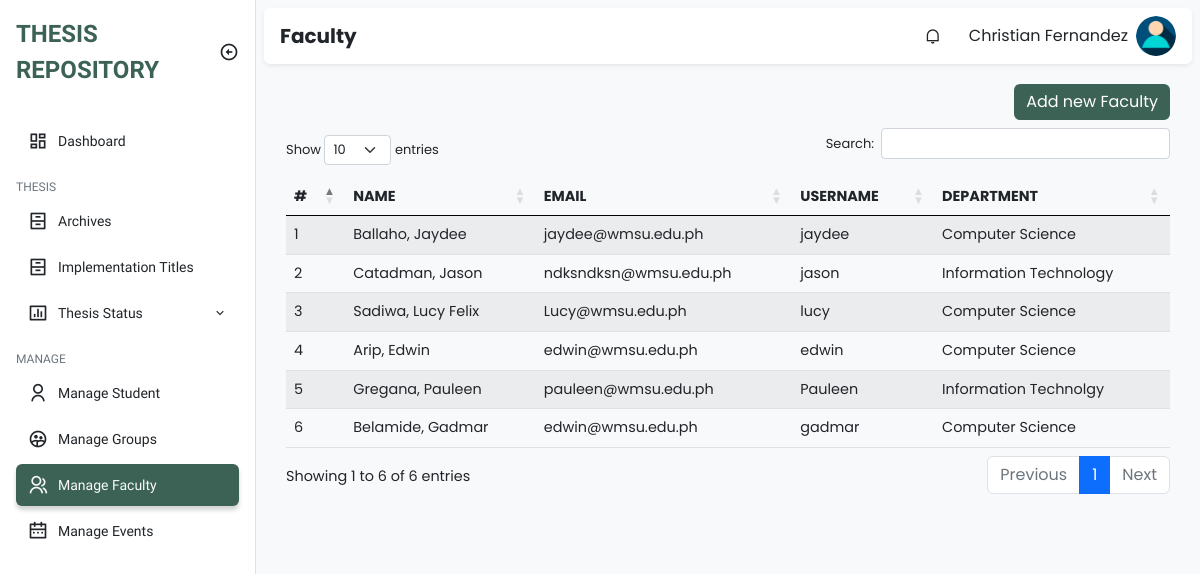
Screenshot of /admin/manage_faculty.php (signed in) with the database file from the repository.
### tables this page shows
CREATE TABLE `faculty` (
  `id` int(11) NOT NULL,
  `firstname` varchar(255) NOT NULL,
  `middle_name` varchar(100) NOT NULL,
  `lastname` varchar(255) NOT NULL,
  `email` varchar(100) NOT NULL,
  `username` varchar(255) NOT NULL,
  `password` varchar(100) NOT NULL,
  `department` varchar(100) NOT NULL,
  `type` varchar(100) NOT NULL,
  `created_at` timestamp NOT NULL DEFAULT current_timestamp(),
  `updated_at` timestamp NOT NULL DEFAULT current_timestamp() ON UPDATE current_timestamp()
);

### class/faculty.class.php (called while the page is built, shortened)
<?php
class Faculty{
    protected $db;
    function __construct()
    {
        $this->db = new Database();
    }
    function show(){
        $sql = "SELECT * FROM faculty ORDER BY CONCAT('lastname',', ','firstname') ASC;";
        $query=$this->db->connect()->prepare($sql);
        if($query->execute()){
            $data = $query->fetchAll();
        }
        return $data;
    }
}
?>

### class/database.sample.php (called while the page is built)
<?php
class Database{
    private $host = 'localhost';
    private $username = 'root';
    private $password = '';
    private $database = 'tams';
    protected $connection;
    function connect(){
        try
			{
				$this->connection = new PDO("mysql:host=$this->host;dbname=$this->database",
											$this->username, $this->password);
			}
			catch (PDOException $e)
			{
				echo "Connection error " . $e->getMessage();
			}
        return $this->connection;
    }
}
?>

### admin/manage_faculty.php (the view, shortened to what this page needs)
<?php
require_once '../class/faculty.class.php';
?>
<!DOCTYPE html>
<html lang="en">
  <head>
    <link
      href="https://cdn.jsdelivr.net/npm/remixicon@2.5.0/fonts/remixicon.css"
      rel="stylesheet"
    />
    <link rel="stylesheet" href="https://cdn.datatables.net/1.13.1/css/dataTables.bootstrap5.min.css">
    <link rel="stylesheet" href="https://cdn.datatables.net/responsive/2.4.0/css/responsive.bootstrap.min.css">
    <link rel="stylesheet" href="../assets/css/bootstrap.min.css" />
    <link rel="stylesheet" href="../assets/css/style.css" />
    <link rel="stylesheet" href="https://cdn.jsdelivr.net/npm/sweetalert2@11.1.0/dist/sweetalert2.min.css">
  </head>
  <body>
    <div class="sidebar position-fixed top-0 bottom-0 bg-white border-end">
      <div class="d-flex align-items-center p-3">
        <a
          href="#"
          class="sidebar-logo text-uppercase fw-bold text-decoration-none text-indigo fs-4"
          >Thesis Repository</a
        >
        <i
          class="sidebar-toggle ri-arrow-left-circle-line ms-auto fs-5 d-none d-md-block"
        ></i>
      </div>
      <ul class="sidebar-menu p-3 m-0 mb-0">
        <li class="sidebar-menu-item">
          <a href="dashboard.php">
            <i class="ri-dashboard-line sidebar-menu-item-icon"></i>
            Dashboard
          </a>
        </li>
        <li class="sidebar-menu-divider mt-3 mb-1 text-uppercase">Thesis</li>
        <li class="sidebar-menu-item">
          <a href="archives.php">
            <i class="ri-archive-drawer-line sidebar-menu-item-icon"></i>
            Archives
          </a>
        </li>
        <li class="sidebar-menu-item ">
          <a href="implementation_titles.php">
            <i class="ri-archive-drawer-line sidebar-menu-item-icon"></i>
            Implementation Titles
          </a>
        </li>
        <li class="sidebar-menu-item has-dropdown">
            <a href="thesis_status.php">
                <i class="ri-bar-chart-box-line sidebar-menu-item-icon"></i>
                Thesis Status
                <i class="ri-arrow-down-s-line sidebar-menu-item-accordion ms-auto"></i>
            </a>
        </li>
        <li class="sidebar-menu-divider mt-3 mb-1 text-uppercase">Manage</li>
        <li class="sidebar-menu-item">
          <a href="manage_students.php">
            <i class="ri-user-line sidebar-menu-item-icon"></i>
            Manage Student
          </a>
        </li>
        <li class="sidebar-menu-item">
          <a href="manage_groups.php">
            <i class="ri-group-2-line sidebar-menu-item-icon"></i>
            Manage Groups
          </a>
        </li>
        <li class="sidebar-menu-item active">
          <a href="manage_faculty.php">
            <i class="ri-group-line sidebar-menu-item-icon"></i>
            Manage Faculty
          </a>
        </li>
        <li class="sidebar-menu-item">
          <a href="manage_schedules.php">
            <i class="ri-calendar-2-line sidebar-menu-item-icon"></i>
            Manage Events
          </a>
        </li>
      </ul>
    </div>
    <main class="bg-light">
      <div class="p-2">
        <nav class="px-3 py-2 bg-white rounded shadow-sm">
          <h5 class="fw-bold mb-0 me-auto">Faculty</h5>
          <div class="dropdown me-3 d-none d-sm-block">
            <div
              class="cursor-pointer dropdown-toggle navbar-link"
              data-bs-toggle="dropdown"
              aria-expanded="false"
            >
              <i class="ri-notification-line"></i>
            </div>
          </div>
          <div class="dropdown">
            <div
              class="d-flex align-items-center cursor-pointer dropdown-toggle"
              data-bs-toggle="dropdown"
              aria-expanded="false"
            >
              <span class="me-2 d-none d-sm-block"><?php echo $_SESSION['fullname'] ?></span>
              <img
                class="navbar-profile-image"
                src="../img/u-icon.png" alt="Image"
              />
            </div>
          </div>
        </nav>
        <div class="py-4">
          <div class="container">
            <div class="head-cont d-flex justify-content-end pb-2">
              <a class="btn btn-primary add-button" href="add_faculty.php">Add new Faculty</a>
            </div>
                    <table id="example" class="table table-striped" style="width:100%">
                        <thead>
                            <tr>
                                <th>#</th>
                                <th>Name</th>
                                <th>Email</th>
                                <th>Username</th>
                                <th>Department</th>
                            </tr>
                        </thead>
                        <tbody>
                        <?php
                            require_once '../class/faculty.class.php';
                            $faculty = new Faculty();
                            $i = 1;
                            foreach ($faculty->show() as $value){
                        ?>
                            <tr>
                                <td><?php echo $i ?></td>
                                <td><?php echo $value['lastname'] . ', ' . $value['firstname'] . ' ' . $value['middle_name']?></td>
                                <td><?php echo $value['email'] ?></td>
                                <td><?php echo $value['username'] ?></td>
                                <td><?php echo $value['department'] ?></td>
                            </tr>
                        <?php
                            $i++;
                        }
                        ?>
                        </tbody>
                    </table>
                </div>
    </div>
        </div>
    </main>
  </body>
</html>

### assets/css/style.css (style rules this page uses)
:root { --bs-blue: #0d6efd; --bs-indigo: #6610f2; --bs-purple: #6f42c1; --bs-pink: #d63384; --bs-red: #dc3545; --bs-orange: #fd7e14; --bs-yellow: #ffc107; --bs-green: #198754; --bs-teal: #20c997; --bs-cyan: #0dcaf0; --bs-black: #000; --bs-white: #fff; --bs-gray: #6c757d; --bs-gray-dark: #343a40; --bs-gray-100: #f8f9fa; --bs-gray-200: #e9ecef; --bs-gray-300: #dee2e6; --bs-gray-400: #ced4da; --bs-gray-500: #adb5bd; --bs-gray-600: #6c757d; --bs-gray-700: #495057; --bs-gray-800: #343a40; --bs-gray-900: #212529; --bs-primary: #0d6efd; --bs-secondary: #6c757d; --bs-success: #198754; --bs-info: #0dcaf0; --bs-warning: #ffc107; --bs-danger: #dc3545; --bs-light: #f8f9fa; --bs-dark: #212529; --bs-primary-rgb: 13, 110, 253; --bs-secondary-rgb: 108, 117, 125; --bs-success-rgb: 25, 135, 84; --bs-info-rgb: 13, 202, 240; --bs-warning-rgb: 255, 193, 7; --bs-danger-rgb: 220, 53, 69; --bs-light-rgb: 248, 249, 250; --bs-dark-rgb: 33, 37, 41; --bs-white-rgb: 255, 255, 255; --bs-black-rgb: 0, 0, 0; --bs-body-color-rgb: 33, 37, 41; --bs-body-bg-rgb: 255, 255, 255; --bs-font-sans-serif: system-ui, -apple-system, "Segoe UI", Roboto, "Helvetica Neue", "Noto Sans", "Liberation Sans", Arial, sans-serif, "Apple Color Emoji", "Segoe UI Emoji", "Segoe UI Symbol", "Noto Color Emoji"; --bs-font-monospace: SFMono-Regular, Menlo, Monaco, Consolas, "Liberation Mono", "Courier New", monospace; --bs-gradient: linear-gradient(180deg, rgba(255, 255, 255, 0.15), rgba(255, 255, 255, 0)); --bs-body-font-family: var(--bs-font-sans-serif); --bs-body-font-size: 1rem; --bs-body-font-weight: 400; --bs-body-line-height: 1.5; --bs-body-color: #212529; --bs-body-bg: #fff; --bs-border-width: 1px; --bs-border-style: solid; --bs-border-color: #dee2e6; --bs-border-color-translucent: rgba(0, 0, 0, 0.175); --bs-border-radius: 0.375rem; --bs-border-radius-sm: 0.25rem; --bs-border-radius-lg: 0.5rem; --bs-border-radius-xl: 1rem; --bs-border-radius-2xl: 2rem; --bs-border-radius-pill: 50rem; --bs-heading-color: ; --bs-link-color: #0d6efd; --bs-link-hover-color: #0a58ca; --bs-code-color: #d63384; --bs-highlight-bg: #fff3cd; --maincolor: #3C6255; --maincolorMdark: #61876E; --maincolor_light: rgb(180, 224, 183); --cancelcolor: #EB1D36; --cancelcolor_light: #FA9494; --uppernav: #FFFBF5; }
body { font-family: 'Work Sans', sans-serif; }
.text-indigo:hover, .text-indigo { color: var(--maincolor); }
.dropdown-toggle::after { display: none; }
.cursor-pointer { cursor: pointer; }
.sidebar.collapsed:hover, .sidebar { width: 16rem; overflow-y: auto; transition: width .2s, left .2s; left: 0; z-index: 500; }
.sidebar-toggle { cursor: pointer; transition: .2s; }
.sidebar-menu { list-style-type: none; }
.sidebar-menu-item { margin-bottom: .25rem; }
.sidebar-menu-item a { text-decoration: none; display: flex; align-items: center; color: var(--bs-dark); padding: .375rem .75rem; border-radius: .375rem; font-size: .875rem; white-space: nowrap; }
.sidebar-menu-item > a { overflow: hidden; }
.sidebar-menu-item.active a { background-color: var(--maincolor); color: var(--bs-light); box-shadow: 0 .25rem .25rem rgba(0, 0, 0, 0.175); }
.sidebar-menu-item-icon { margin-right: .625rem; font-size: 1.25rem; }
.sidebar-menu-item-accordion { transition: transform .2s; }
.sidebar.collapsed:hover .sidebar-menu-divider, .sidebar-menu-divider { font-size: .75rem; color: var(--bs-gray-600); transition: opacity .2s; opacity: 1; visibility: visible; }
main { padding-left: 0; min-height: 100vh; font-family: 'Poppins', sans-serif; }
nav { display: flex; align-items: center; }
.navbar-profile-image { width: 2.5rem; height: 2.5rem; object-fit: cover; border-radius: 50%; }
.navbar-link { width: 2.5rem; height: 2.5rem; display: flex; align-items: center; justify-content: center; border-radius: .25rem; }
@media (min-width: 768px) { main { transition: padding-left .2s; padding-left: 16rem; } }
.container { font-size: 90%; }
.container .add-button { background: var(--maincolor); border: none; display: flex; justify-content: flex-end; }
thead { text-transform: uppercase; border-bottom: #000; }
a { text-decoration: none; color: var(--bs-green); }
.py-4 { padding: 10px !important; height: 100%; width: 100%; margin-top: 10px; border-radius: 10px; }

### rows the page displays
faculty: lastname "Ballaho", firstname "Jaydee", email "jaydee@wmsu.edu.ph", username "jaydee", department "Computer Science"
faculty: lastname "Catadman", firstname "Jason", email "ndksndksn@wmsu.edu.ph", username "jason", department "Information Technology"
faculty: lastname "Sadiwa", firstname "Lucy", middle_name "Felix", email "Lucy@wmsu.edu.ph", username "lucy", department "Computer Science"
faculty: lastname "Arip", firstname "Edwin", email "edwin@wmsu.edu.ph", username "edwin", department "Computer Science"
faculty: lastname "Gregana", firstname "Pauleen", email "pauleen@wmsu.edu.ph", username "Pauleen", department "Information Technolgy"
faculty: lastname "Belamide", firstname "Gadmar", email "edwin@wmsu.edu.ph", username "gadmar", department "Computer Science"

### other values shown
$_SESSION['fullname'] "Christian Fernandez"
